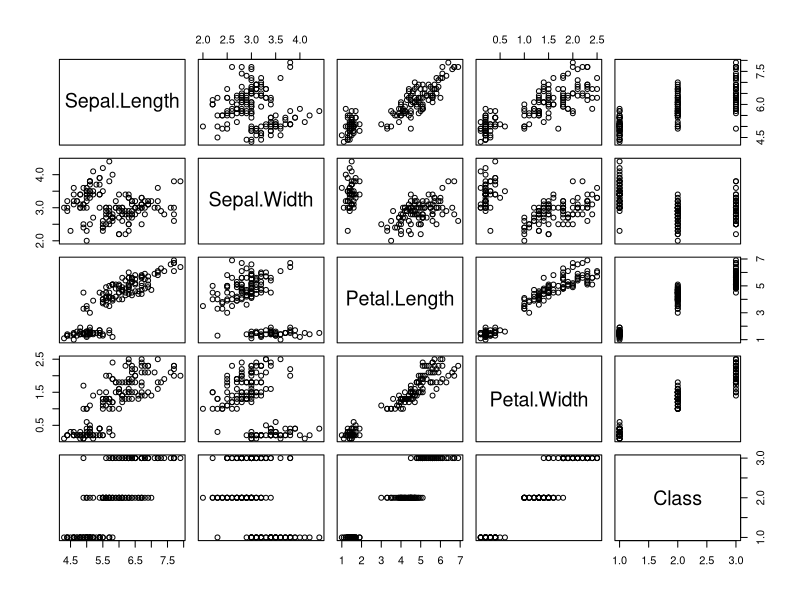
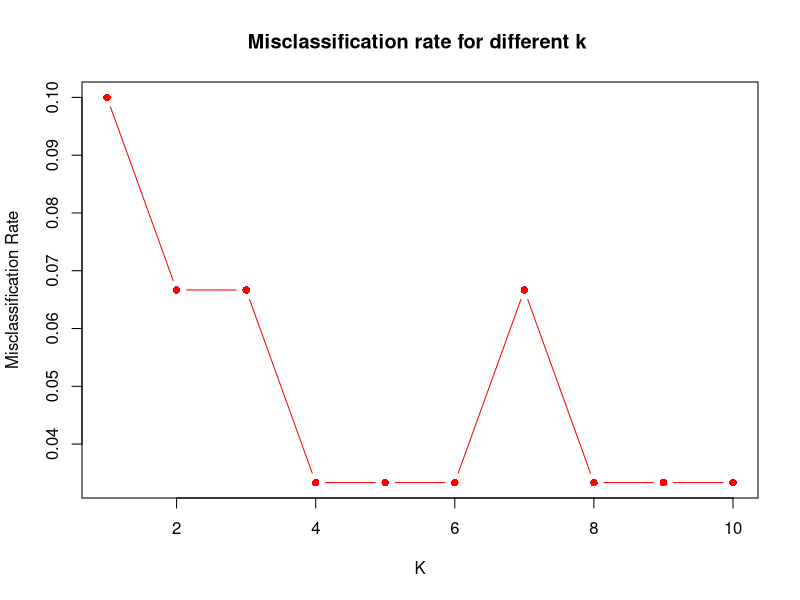
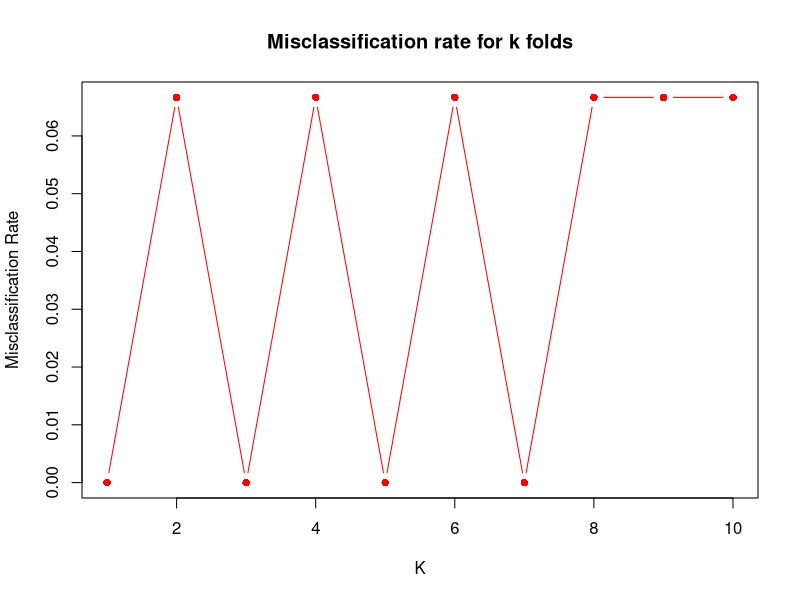
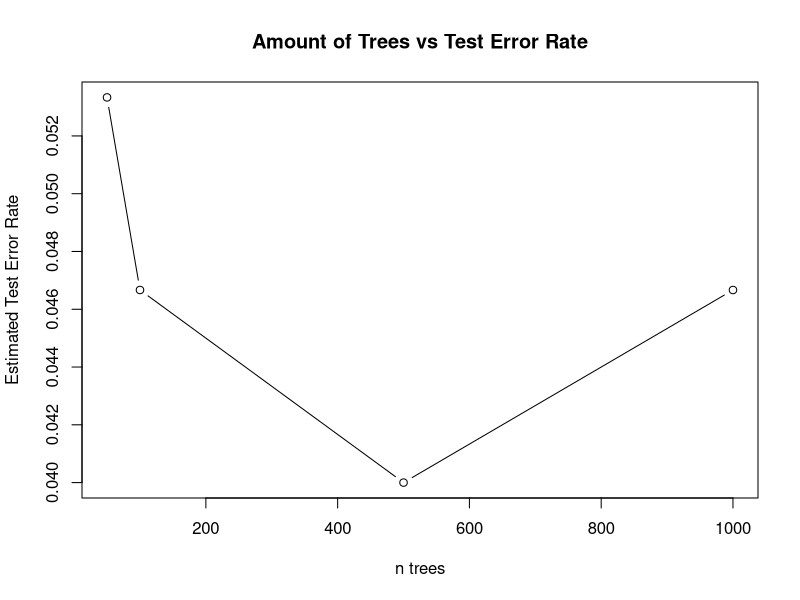
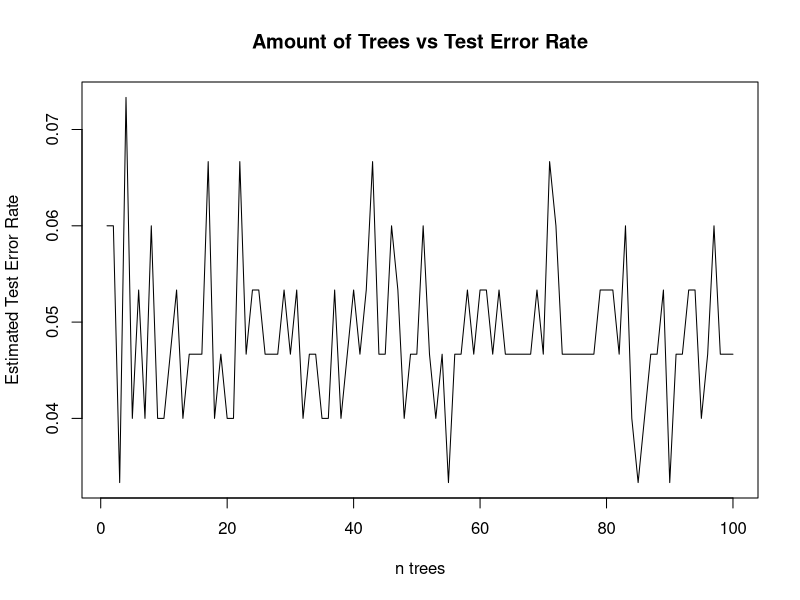
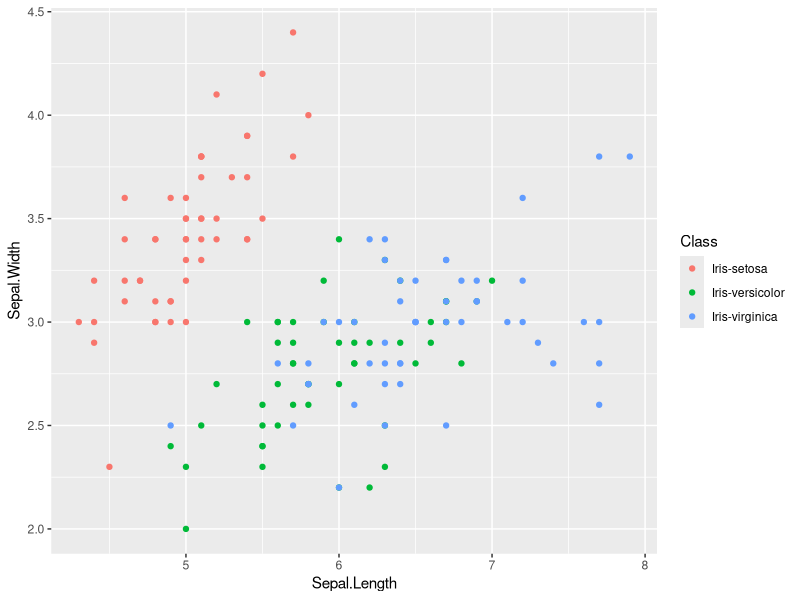
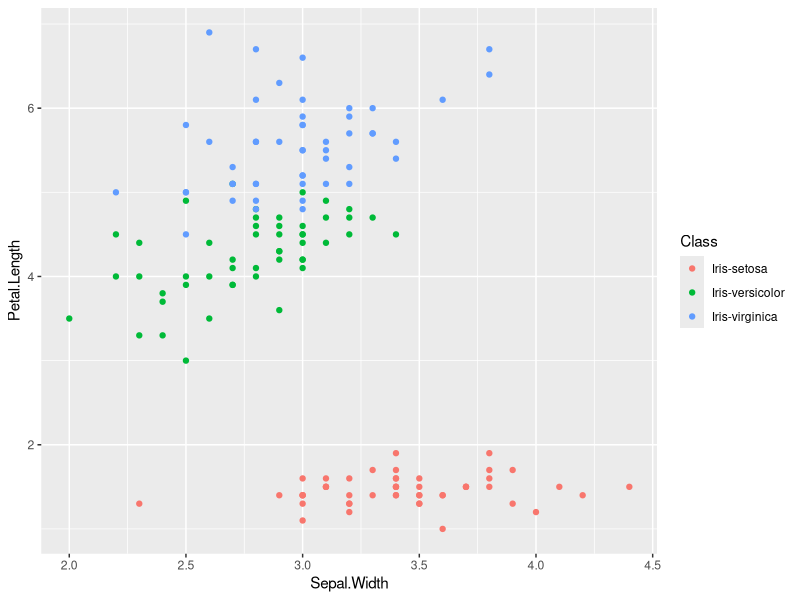
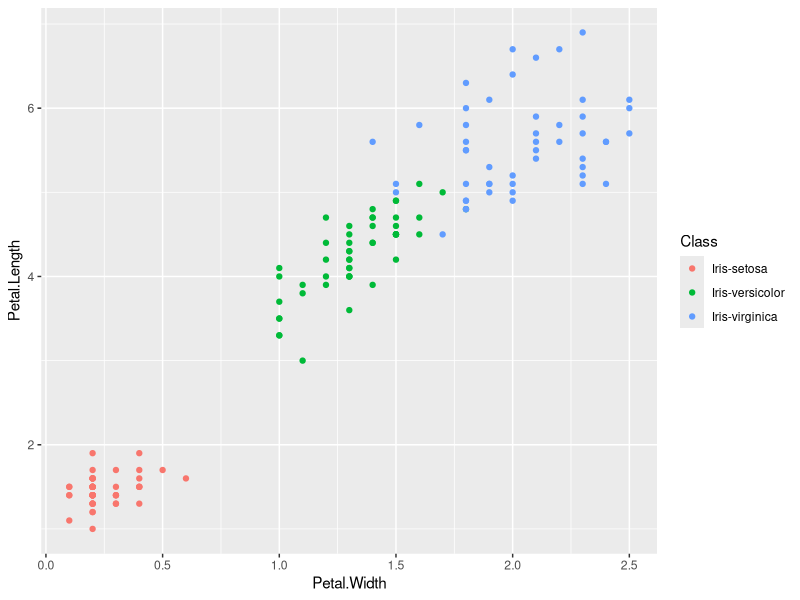

Write R code to recreate these figures, in order.
## ---- chunk 1
knitr::opts_chunk$set(echo = TRUE)
## ---- chunk 2
#install.packages(c('randomForest', 'caret', 'class','ggplot2'))

library(class)
library(caret)
library(randomForest)
library(ggplot2)
library(MASS)

# load data from CSV
Iris <- read.csv("bezedekIris.csv")
head(Iris)
attach(Iris)

Iris$Class <- as.factor(Iris$Class) # for handling qualitative response
## ---- chunk 3
summary(Iris)
## ---- chunk 4
pairs(Iris)
## ---- chunk 5
cor(subset(Iris, select = -c(Class)))
## ---- chunk 6
set.seed(1)
k = 10
cv.error <- rep(0, k)
splits <- createFolds(Class, returnTrain = FALSE)
for(i in 1:k) {
  #Split into train and test
  test <- splits[[i]]
  train <- -(test)
  Iris.test <- Iris[test, ]
  Class.test <- Class[test]
  
  #Train model
  lda.fit <- lda(Class ~ ., data = Iris, subset = train)
  
  #Test model
  lda.pred <- predict(lda.fit, Iris.test)
  lda.class <- lda.pred$class
  cv.error[i] <- mean(lda.class != Class.test)
}
cv.error
mean(cv.error)

lda.fit <- lda(Class ~ ., data = Iris)
lda.fit
## ---- chunk 7
set.seed(1)
k = 10
cv.error <- rep(0, k)
splits <- createFolds(Class, returnTrain = FALSE)
for(i in 1:k) {
  #Split into train and test
  test <- splits[[i]]
  train <- -(test)
  Iris.test <- Iris[test, ]
  Class.test <- Class[test]
  
  #Train model
  qda.fit <- qda(Class ~ ., data = Iris, subset = train)
  
  #Test model
  qda.pred <- predict(qda.fit, Iris.test)
  qda.class <- qda.pred$class
  cv.error[i] <- mean(qda.class != Class.test)
}
cv.error
mean(cv.error)

qda.fit <- qda(Class ~ ., data = Iris)
qda.fit
## ---- chunk 8
set.seed(300)
##Divide the dataset randomly into train and test
train_indices = sample(1:nrow(Iris), 0.8 * nrow(Iris))
train_data=Iris[train_indices, ]
test_data=Iris[-train_indices, ]

## Choose the predictors and the response from the dataframe
predictors=names(train_data)[1:4]
response="Class"
correct_classification=numeric()
misclassification_rates=numeric()

## Fit the knn model on different values of k from 1 to 10
for (k_value in 1:10) {
  knn_predictions=knn(train = train_data[, predictors], test = test_data[, predictors], cl = train_data[, response], k = k_value)
  confusion_matrix=table(Actual = test_data[, response], Predicted = knn_predictions)
  ##Calculate the error using confusion matrix
  correct_classification=sum(diag(confusion_matrix)) / sum(confusion_matrix)
  misclassification_rate=1 - correct_classification
  misclassification_rates=c(misclassification_rates, misclassification_rate)
  sprintf("K = %s",k_value)
  sprintf("The confusion matrix of K= %s is %s",k_value,confusion_matrix)
  }

sprintf("The misclassification rate for different values of k is %s",paste(misclassification_rates,collapse = ","))

plot(1:10, misclassification_rates, type = "b", xlab = "K",pch=16,col="red", ylab = "Misclassification Rate", main = "Misclassification rate for different k ")
## ---- chunk 9
set.seed(123)
##Choose the predictors and response from the dataset
predictors = names(Iris)[1:4]
response = "Class"
irirs_data_2 = Iris[,c(predictors,response),drop=FALSE]

k_folds = 10
##Create folds for the validation process
folds = createFolds(irirs_data_2$Class,k=k_folds,list=TRUE,returnTrain = FALSE)
missclassification_rates = numeric()

for (fold_ind in folds){
  fold = unlist(fold_ind)
  ##Divide the dataset to train and test based on folds
  train_data = irirs_data_2[-fold,]
  test_data = irirs_data_2[fold,]
  ##Fit the knn model
  knn_predictions = knn(train = train_data[,predictors],test=test_data[,predictors],cl=train_data[,response],k=3)
  confusion_matrix = table(Actual=test_data[,response],Predicted=knn_predictions)
  ##Calculate error using the confusion matrix
  correct_classification = sum(diag(confusion_matrix))/sum(confusion_matrix)
  missclassification_rate = 1-correct_classification
  missclassification_rates = c(missclassification_rates,missclassification_rate)
}

sprintf("The misclassification rate for k folds are: %s",paste(missclassification_rates,collapse = ","))

plot(1:10, missclassification_rates, type = "b",pch =16,col="red", xlab = "K", ylab = "Misclassification Rate", main = "Misclassification rate for k folds")

###Calculate the mean error rate
average_missclassification = mean(missclassification_rates)
sprintf("The average misclassification rate after validation is %s",average_missclassification)

## ---- chunk 10
set.seed(1)
k=10
mis.errors.50=rep(k)
Iris.splits=createFolds(Iris$Class, k = k, returnTrain = FALSE)

for (i in 1:k){
  # split into train/test
  Iris.test=Iris[Iris.splits[[i]],]
  Iris.train=Iris[-Iris.splits[[i]],]
  
  # train model
  rf.fit = randomForest(Iris.train$Class ~ ., data=Iris.train, type='classification',importance=TRUE, proximity=TRUE, ntree=50) 
  
  # predict on test and get error from confusion matrix
  predictions=predict(rf.fit, Iris.test)
  rf.cm=table(predictions,Iris.test$Class)
  mis.error=1-sum(diag(rf.cm))/sum(rf.cm)
  
  mis.errors.50[i]=mis.error
}

mean(mis.errors.50)
## ---- chunk 11
set.seed(1)
k=10
mis.errors.100=rep(k)
Iris.splits=createFolds(Iris$Class, k = k, returnTrain = FALSE)

for (i in 1:k){
  # split into train/test
  Iris.test=Iris[Iris.splits[[i]],]
  Iris.train=Iris[-Iris.splits[[i]],]
  
  # train model
  rf.fit = randomForest(Iris.train$Class ~ ., data=Iris.train, type='classification',importance=TRUE, proximity=TRUE, ntree=100) 
  
  # predict on test and get error from confusion matrix
  predictions=predict(rf.fit, Iris.test)
  rf.cm=table(predictions,Iris.test$Class)
  mis.error=1-sum(diag(rf.cm))/sum(rf.cm)
  
  mis.errors.100[i]=mis.error
}

mean(mis.errors.100)
## ---- chunk 12
set.seed(1)
k=10
mis.errors.500=rep(k)
Iris.splits=createFolds(Iris$Class, k = k, returnTrain = FALSE)

for (i in 1:k){
  # split into train/test
  Iris.test=Iris[Iris.splits[[i]],]
  Iris.train=Iris[-Iris.splits[[i]],]
  
  # train model
  rf.fit = randomForest(Iris.train$Class ~ ., data=Iris.train, type='classification',importance=TRUE, proximity=TRUE, ntree=500) 
  
  # predict on test and get error from confusion matrix
  predictions=predict(rf.fit, Iris.test)
  rf.cm=table(predictions,Iris.test$Class)
  mis.error=1-sum(diag(rf.cm))/sum(rf.cm)
  
  mis.errors.500[i]=mis.error
}

mean(mis.errors.500)
## ---- chunk 13
set.seed(1)
k=10
mis.errors.1000=rep(k)
Iris.splits=createFolds(Iris$Class, k = k, returnTrain = FALSE)

for (i in 1:k){
  # split into train/test
  Iris.test=Iris[Iris.splits[[i]],]
  Iris.train=Iris[-Iris.splits[[i]],]
  
  # train model
  rf.fit = randomForest(Iris.train$Class ~ ., data=Iris.train, type='classification',importance=TRUE, proximity=TRUE, ntree=1000) 
  
  # predict on test and get error from confusion matrix
  predictions=predict(rf.fit, Iris.test)
  rf.cm=table(predictions,Iris.test$Class)
  mis.error=1-sum(diag(rf.cm))/sum(rf.cm)
  
  mis.errors.1000[i]=mis.error
}

mean(mis.errors.1000)
## ---- chunk 14
ave.errors=c(mean(mis.errors.50),mean(mis.errors.100),mean(mis.errors.500),mean(mis.errors.1000))

plot(c(50,100,500,1000),ave.errors, xlab = 'n trees', ylab='Estimated Test Error Rate', type='b')

title('Amount of Trees vs Test Error Rate')
## ---- chunk 15
set.seed(1)
ntree.max=100
k=10

n.errors=rep(ntree.max) # store avg error for each model

# cross-validate each model with increasing ntree
for (n in 1:ntree.max){
  k.errors=rep(k)
  Iris.splits=createFolds(Iris$Class, k = k, returnTrain = FALSE)
  
  for (i in 1:k){
    # split into train/test
    Iris.test=Iris[Iris.splits[[i]],]
    Iris.train=Iris[-Iris.splits[[i]],]
    
    # train model
    rf.fit = randomForest(Iris.train$Class ~ ., data=Iris.train, type='classification',importance=TRUE, proximity=TRUE, ntree=n) 
    
    # predict on test and get error from confusion matrix
    predictions=predict(rf.fit, Iris.test)
    rf.cm=table(predictions,Iris.test$Class)
    mis.error=1-sum(diag(rf.cm))/sum(rf.cm)
    
    k.errors[i]=mis.error
  }
  n.errors[n]=mean(k.errors)
}
## ---- chunk 16
error.min=min(n.errors)
error.min.index=which.min(n.errors)
error.min
error.min.index

plot(seq(1:ntree.max),n.errors, xlab = 'n trees', ylab='Estimated Test Error Rate', type='l')
title('Amount of Trees vs Test Error Rate')
## ---- chunk 17
ggplot(data = iris,aes(x=Sepal.Length,y=Sepal.Width,col=Class))+geom_point()
## ---- chunk 18
ggplot(data = iris,aes(x=Sepal.Width,y=Petal.Length,col=Class))+geom_point()
## ---- chunk 19
ggplot(data = iris,aes(x=Petal.Width,y=Petal.Length,col=Class))+geom_point()
## ---- chunk 20
ggplot(data = iris,aes(x=Petal.Width,y=Sepal.Length,col=Class))+geom_point()
## ---- chunk 21
ggplot(data = iris,aes(x=Petal.Length,y=Sepal.Length,col=Class))+geom_point()
## ---- chunk 22
ggplot(data = iris,aes(x=Petal.Width,y=Sepal.Width,col=Class))+geom_point()
